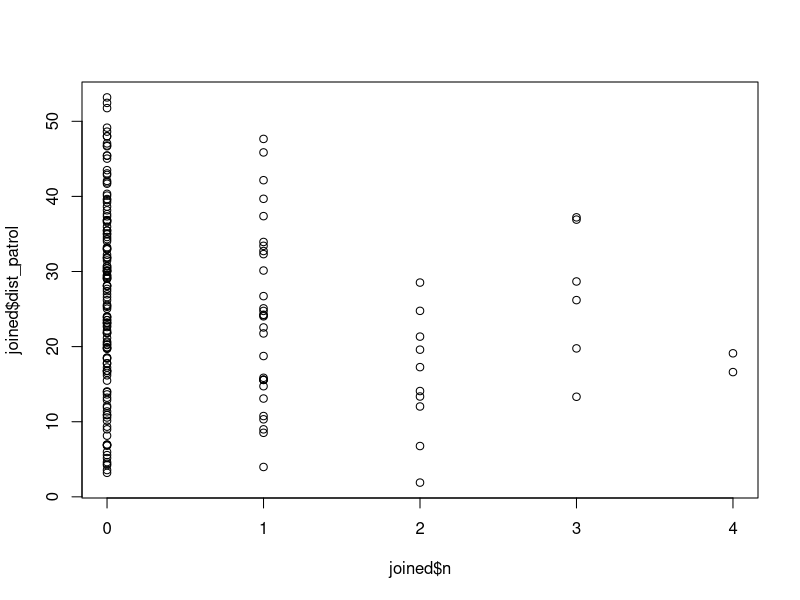
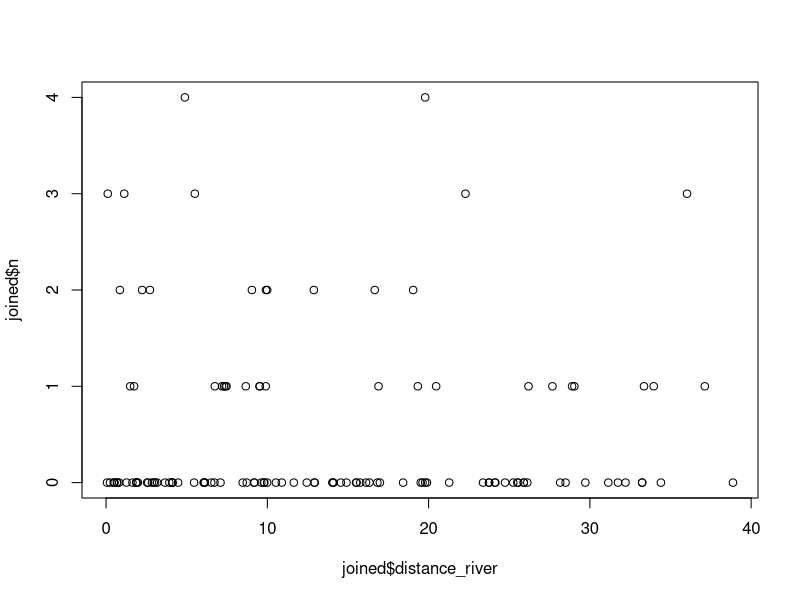

These figures' R source, in order:
library(readr)
joined <- read_csv("GIS/Assignment 1/joined_layer_1.csv")
View(joined)
plot(joined$dist_patrol~joined$n)
plot(joined$n~joined$distance_river)
joined$n<- as.numeric(joined$n)

